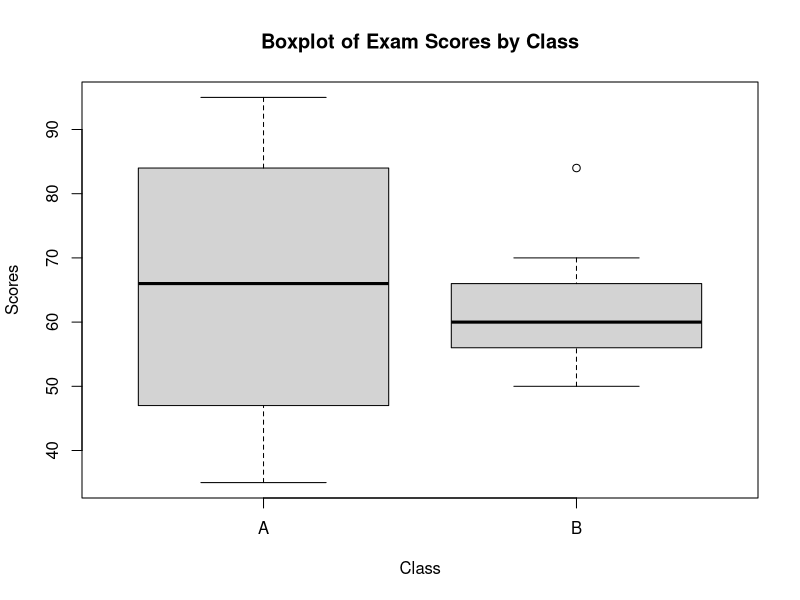

Generate this figure with R:
classA <- c(76, 35, 47, 64, 95, 66, 89, 36, 84)
classB <- c(51, 56, 84, 60, 59, 70, 63, 66, 50)
mean_A <- mean(classA)
median_A <- median(classA)
range_A <- max(classA) - min(classA)
mean_B <- mean(classB)
median_B <- median(classB)
range_B <- max(classB) - min(classB)
if (mean_A > mean_B) {
  mean_higher <- "Class A"
} else if (mean_A < mean_B) {
  mean_higher <- "Class B"
} else {
  mean_higher <- "Both classes have the same mean"
}
if (median_A > median_B) {
  median_higher <- "Class A"
} else if (median_A < median_B) {
  median_higher <- "Class B"
} else {
  median_higher <- "Both classes have the same median"
}
if (range_A > range_B) {
  range_higher <- "Class A"
} else if (range_A < range_B) {
  range_higher <- "Class B"
} else {
  range_higher <- "Both classes have the same range"
}

cat("Mean: Class", mean_higher, "had a higher mean.\n")
cat("Median: Class", median_higher, "had a higher median.\n")
cat("Range: Class", range_higher, "had a higher range.\n")
combined_data <- data.frame(Class = c(rep("A", length(classA)), rep("B", length(classB))),
                            Score = c(classA, classB))
boxplot(Score ~ Class, data = combined_data,
        main = "Boxplot of Exam Scores by Class",
        xlab = "Class", ylab = "Scores")
cat("\nInferences based on the boxplot:\n")
cat("- Class A has a wider range of scores compared to Class B.\n")
cat("- Class A's distribution appears to be skewed towards higher scores, while Class B's distribution is more symmetric.\n")
cat("- Class A has a higher median and a more spread-out interquartile range compared to Class B.\n")
